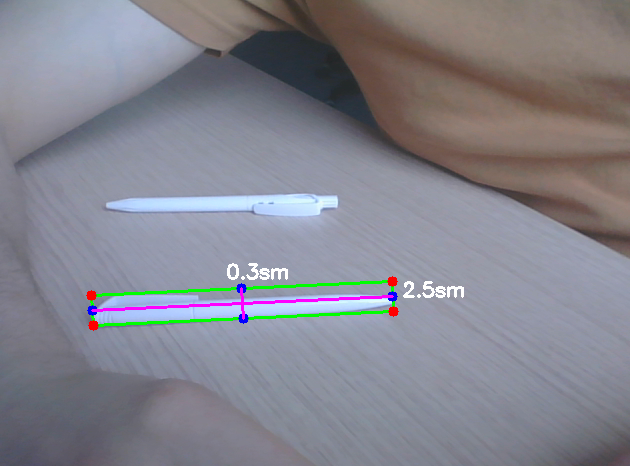
#> input picture HW_1/ObjectSizeDetection/exmpl3.png, 630 x 466 px, given in place of the camera
$ jupyter execute --allow-errors ObjectWidthByCameraSnapshot.ipynb   (older library calls are emulated)   (text cells are left out)
#> lines starting #> are read from the running program, lines starting #| are printed output that depends on the picture; after the words box and inside, x2 and y2 are one past the last pixel; in counts of white or black regions, pixels touching at a corner belong together
[cell 1]
from scipy.spatial import distance as dist
from imutils import perspective
from imutils import contours
import numpy as np
import argparse
import imutils
import cv2
import os
import glob

[cell 2]
# [21 lines of commented-out code are left out]

[cell 3]
import numpy as np
import cv2
import glob

# termination criteria
criteria = (cv2.TERM_CRITERIA_EPS + cv2.TERM_CRITERIA_MAX_ITER, 30, 0.001)

# prepare object points, like (0,0,0), (1,0,0), (2,0,0) ....,(6,5,0)
objp = np.zeros((7*6,3), np.float32)
objp[:,:2] = np.mgrid[0:7,0:6].T.reshape(-1,2)
objp = objp * 2

# Arrays to store object points and image points from all the images.
objpoints = [] # 3d point in real world space
imgpoints = [] # 2d points in image plane.

images = glob.glob('camera_snapshots/*.jpg')

for fname in images:
    img = cv2.imread(fname)
    gray = cv2.cvtColor(img,cv2.COLOR_BGR2GRAY)

    # Find the chess board corners
    ret, corners = cv2.findChessboardCorners(gray, (7,6),None)

    # If found, add object points, image points (after refining them)
    if ret == True:
        objpoints.append(objp)

        corners2 = cv2.cornerSubPix(gray,corners,(11,11),(-1,-1),criteria)
        imgpoints.append(corners2)

        # Draw and display the corners
        img = cv2.drawChessboardCorners(img, (7,6), corners2,ret)
        cv2.imshow('img',img)
        cv2.waitKey(500)

cv2.destroyAllWindows()

#> (a cell that did not finish here is left out)

[cell 5]
img = cv2.imread('camera_snapshots/sample_11.jpg')
#> (the rest of this cell did not finish here and is left out)

#> (a cell that did not finish here is left out)

#> (a cell that did not finish here is left out)

[cell 8]
def midpoint(ptA, ptB):
    return ((ptA[0] + ptB[0]) * 0.5, (ptA[1] + ptB[1]) * 0.5)

def find_width():

#     width_const = 2.54

    cap = cv2.VideoCapture(0)


    criteria = (cv2.TERM_CRITERIA_EPS + cv2.TERM_CRITERIA_MAX_ITER, 30, 0.001)

#     objp = np.zeros((7*7,3), np.float32)
#     objp[:,:2] = np.mgrid[0:7,0:7].T.reshape(-1,2)
#     axis = np.float32([[3,0,0], [0,3,0], [0,0,-3]]).reshape(-1,3)


    while(True):

        ret, frame = cap.read()
#> frame is the input picture: shape (466, 630, 3); mean B, G, R 141.7, 132.1, 132.3

        gray = cv2.cvtColor(frame, cv2.COLOR_BGR2GRAY)
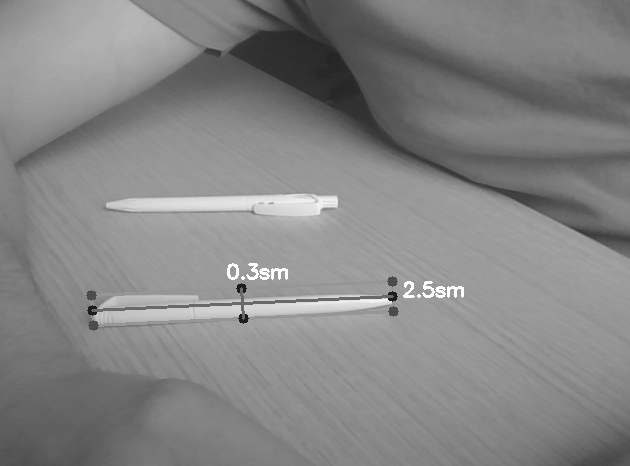
#> gray: shape (466, 630); min 29, max 255, mean 133.3
        gray = cv2.GaussianBlur(gray, (7,7), 0)


        edged = cv2.Canny(gray, 50, 100)
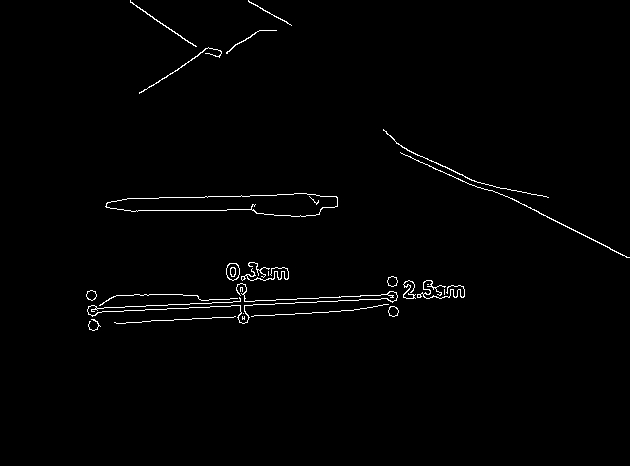
#> edged: shape (466, 630); 1.1% white in thin lines or dots, all inside (x1, y1, x2, y2) = (86, 0, 630, 331)
        edged = cv2.dilate(edged, None, iterations=1)
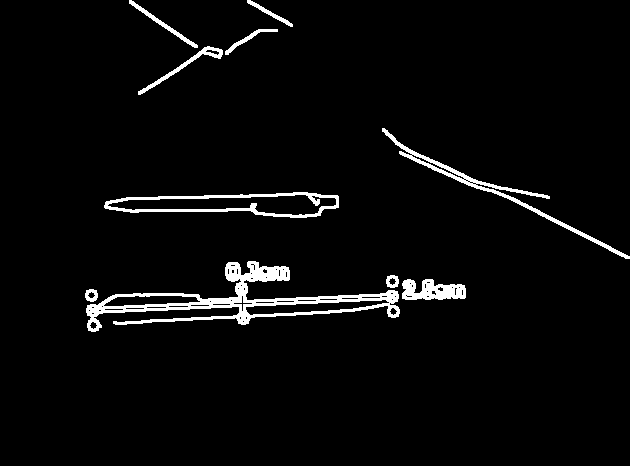
#> edged: shape (466, 630); 3.6% white; 10 white regions, largest, box (x1, y1, x2, y2) and area: (86, 261, 400, 332) 4912, (382, 128, 630, 259) 1647, (104, 192, 339, 218) 1617
        edged = cv2.erode(edged, None, iterations=1)
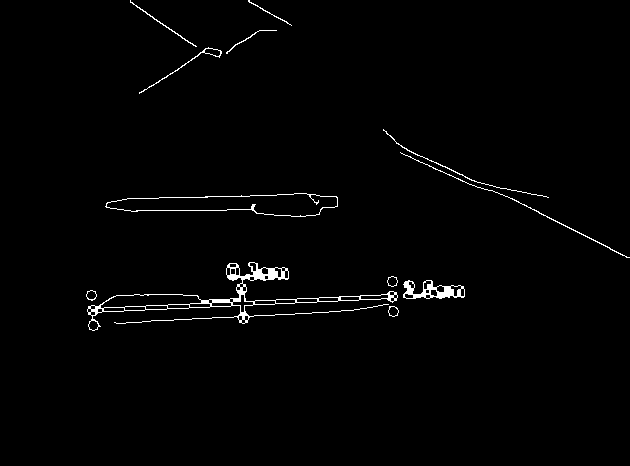
#> edged: shape (466, 630); 1.4% white in thin lines or dots, all inside (x1, y1, x2, y2) = (86, 0, 630, 331)

        cnts = cv2.findContours(edged.copy(), cv2.RETR_EXTERNAL, cv2.CHAIN_APPROX_SIMPLE)
#> cnts = 12 contours; largest, box (x1, y1, x2, y2) and area: (87, 262, 398, 331) 3449, (105, 193, 338, 217) 3364, (403, 280, 465, 299) 672, (139, 47, 222, 94) 132, (388, 306, 399, 317) 78
        cnts = imutils.grab_contours(cnts)

        cnts = cv2.findContours(edged.copy(), cv2.RETR_EXTERNAL, cv2.CHAIN_APPROX_SIMPLE)
        cnts = imutils.grab_contours(cnts)


        (cnts, _) = contours.sort_contours(cnts)
        pixelsPerMetric = None

        for c in cnts:

            if cv2.contourArea(c) < 100:
                continue

            orig = frame.copy()
            box = cv2.minAreaRect(c)
            box = cv2.cv.BoxPoints(box) if imutils.is_cv2() else cv2.boxPoints(box)
            box = np.array(box, dtype="int")
            box = perspective.order_points(box)
            cv2.drawContours(orig, [box.astype("int")], -1, (0, 255, 0), 2)

            for (x, y) in box:
                cv2.circle(orig, (int(x), int(y)), 5, (0, 0, 255), -1)

            (tl, tr, br, bl) = box
            (tltrX, tltrY) = midpoint(tl, tr)
            (blbrX, blbrY) = midpoint(bl, br)

            (tlblX, tlblY) = midpoint(tl, bl)
            (trbrX, trbrY) = midpoint(tr, br)

            cv2.circle(orig, (int(tltrX), int(tltrY)), 5, (255, 0, 0), -1)
            cv2.circle(orig, (int(blbrX), int(blbrY)), 5, (255, 0, 0), -1)
            cv2.circle(orig, (int(tlblX), int(tlblY)), 5, (255, 0, 0), -1)
            cv2.circle(orig, (int(trbrX), int(trbrY)), 5, (255, 0, 0), -1)

            cv2.line(orig, (int(tltrX), int(tltrY)), (int(blbrX), int(blbrY)),
                (255, 0, 255), 2)
            cv2.line(orig, (int(tlblX), int(tlblY)), (int(trbrX), int(trbrY)),
                (255, 0, 255), 2)


            tempMat = np.linalg.inv(rotMat) * np.linalg.inv(newcameramtx) * [tlblX,tlblY,1]
            tempMat2 = np.linalg.inv(rotMat) * tvecs

            s = 0 + tempMat2[2][0]
            s /= tempMat[2][2]

            wcPoint_tlbl = np.linalg.inv(rotMat) * (s * np.linalg.inv(newcameramtx) * [tlblX, tlblY, 1] - tvecs)

            tempMat = np.linalg.inv(rotMat) * np.linalg.inv(newcameramtx) * [trbrX,trbrY,1]
            tempMat2 = np.linalg.inv(rotMat) * tvecs

            s = 0 + tempMat2[2][0]
            s /= tempMat[2][2]

            wcPoint_trbr = np.linalg.inv(rotMat) * (s * np.linalg.inv(newcameramtx) * [trbrX, trbrY, 1] - tvecs)

            dB = dist.euclidean((wcPoint_tlbl[0][0], wcPoint_tlbl[1][0], wcPoint_tlbl[2][0]),
                                (wcPoint_trbr[0][0], wcPoint_trbr[1][0], wcPoint_trbr[2][0]))

            cv2.putText(orig, "{:.1f}sm".format(dB),
                (int(trbrX + 10), int(trbrY)), cv2.FONT_HERSHEY_SIMPLEX,
                0.65, (255, 255, 255), 2)

            cv2.imshow("Image", orig)
            cv2.waitKey(0)
#> this loop made 2 passes
#> (tl, tr, br, bl, tltrX, tltrY, blbrX, blbrY) on pass 2: ([84, 270], [394, 254], [398, 315], [87, 330], 239, 262, 242.5, 322.5)
